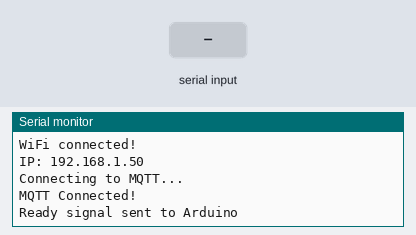
This sketch was run on a simulated ESP32. Shown: the last lines printed to the serial monitor. Inputs (shaded band) come from the test bench. WiFi joins after 1.5 s; servers stay silent unless stated; no MQTT or app messages arrive unless stated.

Above: at 4.7 s.
4.8 s: "START_LAP_READY\n" received over the second serial link
At 5.5 s:
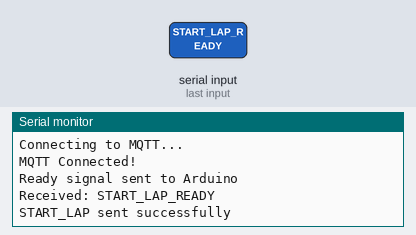
6.3 s: "OBSTACLE_DETECTED:\n" received over the second serial link
At 6.9 s:
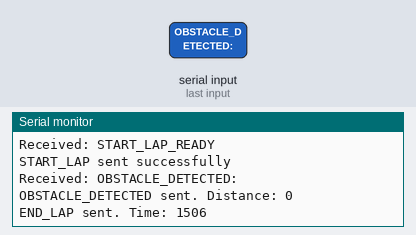
7.8 s: "LINE_LOST\n" received over the second serial link
At 9.0 s:
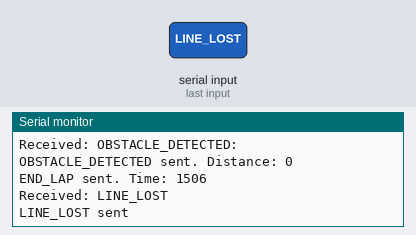
9.3 s: "LINE_FOUND\n" received over the second serial link
At 10.3 s:
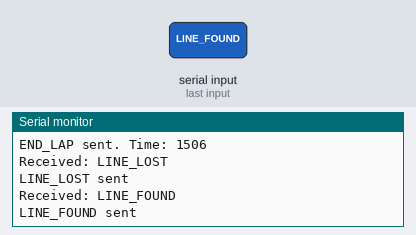
10.8 s: "90,45\n" received over the second serial link
At 11.5 s:
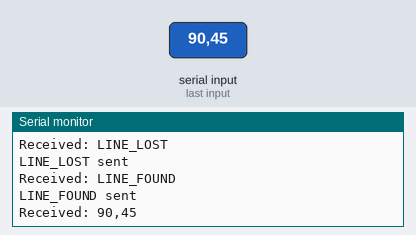
12.3 s: "0\n" received over the second serial link
At 12.7 s:
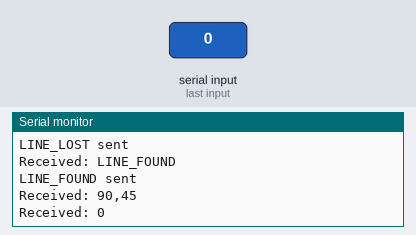

Measured:
- after the input at 4.8 s, the serial monitor: prints a new line after 0.06 s (image 1)
- after the input at 6.3 s, the serial monitor: prints a new line after 0.06 s (image 2)
- after the input at 7.8 s, the serial monitor: prints a new line after 0.09 s (image 3)
- after the input at 9.3 s, the serial monitor: prints a new line after 0.09 s (image 4)
- after the input at 10.8 s, the serial monitor: prints a new line after 0.09 s (image 5)
- after the input at 12.3 s, the serial monitor: prints a new line after 0.10 s (image 6)

The sketch:

esp.ino
```cpp
/*|----------------------------------------------------------|*/
/*|Connection sketch to local wifi with generic names        |*/
/*|----------------------------------------------------------|*/

#include <WiFi.h>
#include "Adafruit_MQTT.h"
#include "Adafruit_MQTT_Client.h"
#include <ArduinoJson.h>

#define EAP_ANONYMOUS_IDENTITY "20220719anonymous@urjc.es"
#define EAP_IDENTITY "mj.mercado.2019@alumnos.urjc.es"
#define EAP_PASSWORD "Bubulubu19@"
#define EAP_USERNAME "mj.mercado.2019@alumnos.urjc.es"
#define WIFI_RETRY_DELAY_MS 500

#define LOCAL_SSID "DCFA"
#define LOCAL_PASSWORD "7pd35r5njnt7xj"

#define MQTT_SERVER "193.147.79.118"
#define MQTT_PORT 21883
#define MQTT_RETRY_DELAY_MS 5000

#define TEAM_ID "16"
#define TEAM_NAME "DIECISEIS"

#define SERIAL_BAUD_RATE 9600
#define SERIAL2_RX_PIN 33
#define SERIAL2_TX_PIN 4

#define PING_INTERVAL_MS 4000
#define LOOP_DELAY_MS 100

String mqtt_topic = "/SETR/2025/" + String(TEAM_ID) + "/";

WiFiClient client;
Adafruit_MQTT_Client mqtt(&client, MQTT_SERVER, MQTT_PORT);
Adafruit_MQTT_Publish publisher = Adafruit_MQTT_Publish(&mqtt, mqtt_topic.c_str());

const char* ssid = "eduroam";
unsigned long start_time = 0;
unsigned long last_ping_time = 0;
bool lap_started = false;
bool wifi_connected = false;
bool mqtt_connected = false;

void setup()
{
    Serial.begin(SERIAL_BAUD_RATE);
    Serial2.begin(SERIAL_BAUD_RATE, SERIAL_8N1, SERIAL2_RX_PIN, SERIAL2_TX_PIN);

    delay(2000);

    connect_to_wifi();
    connect_to_mqtt();

    if (wifi_connected && mqtt_connected) {
        Serial2.print("{READY}");
        Serial.println("Ready signal sent to Arduino");
    }
}

void loop()
{
    check_arduino_messages();

    if (lap_started) {
        unsigned long current_time = millis();
        if (current_time - last_ping_time >= PING_INTERVAL_MS) {
            send_ping_message();
            last_ping_time = current_time;
        }
    }

    delay(LOOP_DELAY_MS);
}

void connect_to_wifi()
{
    Serial.println("Connecting to WiFi eduroam...");
    WiFi.begin(ssid, WPA2_AUTH_PEAP, EAP_IDENTITY, EAP_USERNAME, EAP_PASSWORD);

    int attempts = 0;
    while (WiFi.status() != WL_CONNECTED && attempts < 40) {
        delay(WIFI_RETRY_DELAY_MS);
        Serial.print(".");
        attempts++;
    }

    if (WiFi.status() == WL_CONNECTED) {
        wifi_connected = true;
        Serial.println("\nWiFi connected!");
        Serial.print("IP: ");
        Serial.println(WiFi.localIP());
    } else {
        Serial.println("\nWiFi connection failed!");
    }
}

void connect_to_local() {
    Serial.println("Connecting to local WiFi...");
    WiFi.begin(LOCAL_SSID, LOCAL_PASSWORD);

    int attempts = 0;
    while (WiFi.status() != WL_CONNECTED && attempts < 40) {
        delay(WIFI_RETRY_DELAY_MS);
        Serial.print(".");
        attempts++;
    }

    if (WiFi.status() == WL_CONNECTED) {
        wifi_connected = true;
        Serial.println("\nLocal WiFi connected!");
        Serial.print("IP: ");
        Serial.println(WiFi.localIP());
    } else {
        Serial.println("\nLocal WiFi connection failed!");
    }
}

void connect_to_mqtt()
{
    Serial.println("Connecting to MQTT...");

    int8_t ret;
    int retries = 3;

    while ((ret = mqtt.connect()) != 0 && retries > 0) {
        Serial.print("MQTT Error: ");
        Serial.println(mqtt.connectErrorString(ret));
        Serial.println("Retrying in 5 seconds...");
        mqtt.disconnect();
        delay(MQTT_RETRY_DELAY_MS);
        retries--;
    }

    if (ret == 0) {
        mqtt_connected = true;
        Serial.println("MQTT Connected!");
    } else {
        Serial.println("MQTT connection failed!");
    }
}

void check_arduino_messages()
{
    if (Serial2.available()) {
        String message = Serial2.readStringUntil('\n');
        message.trim();

        Serial.print("Received: ");
        Serial.println(message);

        if (message == "START_LAP_READY") {
            send_start_lap_message();
        } else if (message.startsWith("OBSTACLE_DETECTED:")) {
            int distance = message.substring(18).toInt();
            send_obstacle_detected_message(distance);
            send_end_lap_message();
        } else if (message == "LINE_LOST") {
            send_line_lost_message();
        } else if (message == "LINE_FOUND") {
            send_line_found_message();
        }
    }
}

void send_start_lap_message()
{
    if (!lap_started) {
        DynamicJsonDocument doc(1024);
        doc["team_name"] = TEAM_NAME;
        doc["id"] = TEAM_ID;
        doc["action"] = "START_LAP";

        String json_string;
        serializeJson(doc, json_string);

        if (publisher.publish(json_string.c_str())) {
            lap_started = true;
            start_time = millis();
            last_ping_time = millis();
            Serial.println("START_LAP sent successfully");
        } else {
            Serial.println("Failed to send START_LAP");
        }
    }
}

void send_end_lap_message()
{
    if (lap_started) {
        unsigned long lap_time = millis() - start_time;

        DynamicJsonDocument doc(1024);
        doc["team_name"] = TEAM_NAME;
        doc["id"] = TEAM_ID;
        doc["action"] = "END_LAP";
        doc["time"] = lap_time;

        String json_string;
        serializeJson(doc, json_string);

        if (publisher.publish(json_string.c_str())) {
            lap_started = false;
            Serial.print("END_LAP sent. Time: ");
            Serial.println(lap_time);
        } else {
            Serial.println("Failed to send END_LAP");
        }
    }
}

void send_obstacle_detected_message(int distance)
{
    DynamicJsonDocument doc(1024);
    doc["team_name"] = TEAM_NAME;
    doc["id"] = TEAM_ID;
    doc["action"] = "OBSTACLE_DETECTED";
    doc["distance"] = distance;

    String json_string;
    serializeJson(doc, json_string);

    if (publisher.publish(json_string.c_str())) {
        Serial.print("OBSTACLE_DETECTED sent. Distance: ");
        Serial.println(distance);
    } else {
        Serial.println("Failed to send OBSTACLE_DETECTED");
    }
}

void send_line_lost_message()
{
    DynamicJsonDocument doc(1024);
    doc["team_name"] = TEAM_NAME;
    doc["id"] = TEAM_ID;
    doc["action"] = "LINE_LOST";

    String json_string;
    serializeJson(doc, json_string);

    if (publisher.publish(json_string.c_str())) {
        Serial.println("LINE_LOST sent");
    } else {
        Serial.println("Failed to send LINE_LOST");
    }
}

void send_line_found_message()
{
    DynamicJsonDocument doc(1024);
    doc["team_name"] = TEAM_NAME;
    doc["id"] = TEAM_ID;
    doc["action"] = "LINE_FOUND";

    String json_string;
    serializeJson(doc, json_string);

    if (publisher.publish(json_string.c_str())) {
        Serial.println("LINE_FOUND sent");
    } else {
        Serial.println("Failed to send LINE_FOUND");
    }
}

void send_ping_message()
{
    if (lap_started) {
        unsigned long current_time = millis() - start_time;

        DynamicJsonDocument doc(1024);
        doc["team_name"] = TEAM_NAME;
        doc["id"] = TEAM_ID;
        doc["action"] = "PING";
        doc["time"] = current_time;

        String json_string;
        serializeJson(doc, json_string);

        if (publisher.publish(json_string.c_str())) {
            Serial.print("PING sent. Time: ");
            Serial.println(current_time);
        } else {
            Serial.println("Failed to send PING");
        }
    }
}
```
